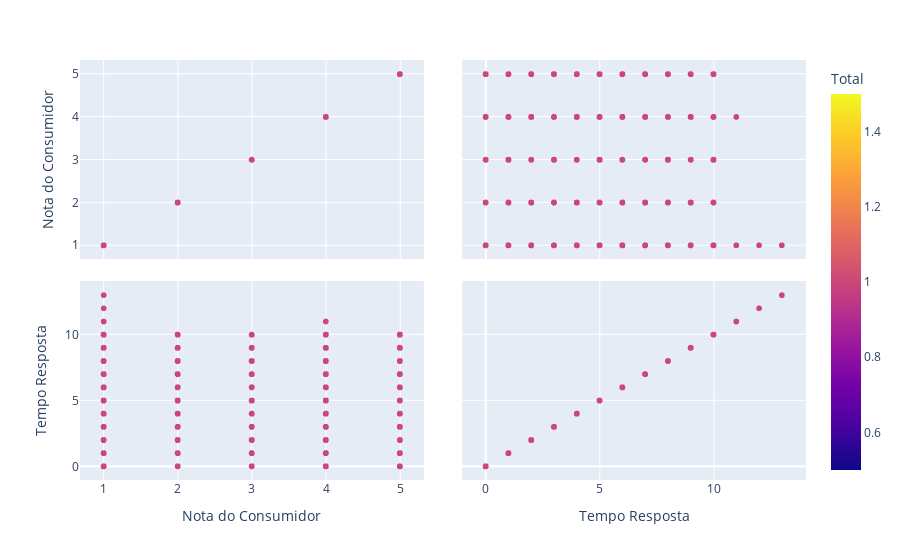

The code cell stored with this chart in its notebook:
### Code cell
grafico = px.scatter_matrix(df, dimensions=['Nota do Consumidor', 'Tempo Resposta'], color = 'Total')
grafico.show()

### Figure 1 — Plotly figure (JSON) as saved in the notebook; plotly's stock layout.template omitted (floating-point values rounded to 4 significant figures; data arrays with more than 128 entries replaced by an {"elided": "..."} marker saying what was removed)
{"data": [{"dimensions": [{"axis": {"matches": true}, "label": "Nota do Consumidor", "values": {"elided": "43987 int values"}}, {"axis": {"matches": true}, "label": "Tempo Resposta", "values": {"elided": "43987 int values"}}], "hovertemplate": "%{xaxis.title.text}=%{x}<br>%{yaxis.title.text}=%{y}<br>Total=%{marker.color}<extra></extra>", "legendgroup": "", "marker": {"color": {"elided": "43987 int values"}, "coloraxis": "coloraxis", "symbol": "circle"}, "name": "", "showlegend": false, "type": "splom"}], "layout": {"coloraxis": {"colorbar": {"title": {"text": "Total"}}, "colorscale": [[0, "#0d0887"], [0.1111, "#46039f"], [0.2222, "#7201a8"], [0.3333, "#9c179e"], [0.4444, "#bd3786"], [0.5556, "#d8576b"], [0.6667, "#ed7953"], [0.7778, "#fb9f3a"], [0.8889, "#fdca26"], [1, "#f0f921"]]}, "dragmode": "select", "legend": {"tracegroupgap": 0}, "margin": {"t": 60}}}
